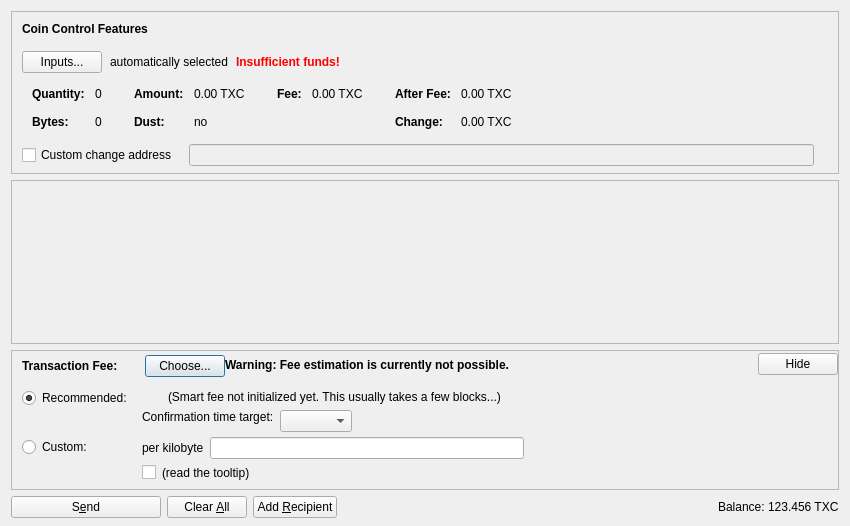
<?xml version="1.0" encoding="UTF-8"?>
<ui version="4.0">
 <class>SendCoinsDialog</class>
 <widget class="QDialog" name="SendCoinsDialog">
  <property name="geometry">
   <rect>
    <x>0</x>
    <y>0</y>
    <width>850</width>
    <height>526</height>
   </rect>
  </property>
  <property name="windowTitle">
   <string>Send Coins</string>
  </property>
  <layout class="QVBoxLayout" name="verticalLayout" stretch="0,1,0,0">
   <property name="bottomMargin">
    <number>8</number>
   </property>
   <item>
    <widget class="QFrame" name="frameCoinControl">
     <property name="sizePolicy">
      <sizepolicy hsizetype="Expanding" vsizetype="Expanding">
       <horstretch>0</horstretch>
       <verstretch>0</verstretch>
      </sizepolicy>
     </property>
     <property name="maximumSize">
      <size>
       <width>16777215</width>
       <height>16777215</height>
      </size>
     </property>
     <property name="frameShape">
      <enum>QFrame::StyledPanel</enum>
     </property>
     <property name="frameShadow">
      <enum>QFrame::Sunken</enum>
     </property>
     <layout class="QVBoxLayout" name="verticalLayoutCoinControl2">
      <property name="spacing">
       <number>0</number>
      </property>
      <property name="leftMargin">
       <number>0</number>
      </property>
      <property name="topMargin">
       <number>0</number>
      </property>
      <property name="rightMargin">
       <number>0</number>
      </property>
      <property name="bottomMargin">
       <number>6</number>
      </property>
      <item>
       <layout class="QVBoxLayout" name="verticalLayoutCoinControl" stretch="0,0,0,0,1">
        <property name="spacing">
         <number>0</number>
        </property>
        <property name="leftMargin">
         <number>10</number>
        </property>
        <property name="topMargin">
         <number>10</number>
        </property>
        <item>
         <layout class="QHBoxLayout" name="horizontalLayoutCoinControl1">
          <property name="bottomMargin">
           <number>15</number>
          </property>
          <item>
           <widget class="QLabel" name="labelCoinControlFeatures">
            <property name="sizePolicy">
             <sizepolicy hsizetype="Preferred" vsizetype="Maximum">
              <horstretch>0</horstretch>
              <verstretch>0</verstretch>
             </sizepolicy>
            </property>
            <property name="font">
             <font>
              <weight>75</weight>
              <bold>true</bold>
             </font>
            </property>
            <property name="styleSheet">
             <string notr="true">font-weight:bold;</string>
            </property>
            <property name="text">
             <string>Coin Control Features</string>
            </property>
           </widget>
          </item>
         </layout>
        </item>
        <item>
         <layout class="QHBoxLayout" name="horizontalLayoutCoinControl2" stretch="0,0,0,0">
          <property name="spacing">
           <number>8</number>
          </property>
          <property name="bottomMargin">
           <number>10</number>
          </property>
          <item>
           <widget class="QPushButton" name="pushButtonCoinControl">
            <property name="styleSheet">
             <string notr="true"/>
            </property>
            <property name="text">
             <string>Inputs...</string>
            </property>
            <property name="autoDefault">
             <bool>false</bool>
            </property>
           </widget>
          </item>
          <item>
           <widget class="QLabel" name="labelCoinControlAutomaticallySelected">
            <property name="text">
             <string>automatically selected</string>
            </property>
            <property name="margin">
             <number>5</number>
            </property>
           </widget>
          </item>
          <item>
           <widget class="QLabel" name="labelCoinControlInsuffFunds">
            <property name="font">
             <font>
              <weight>75</weight>
              <bold>true</bold>
             </font>
            </property>
            <property name="styleSheet">
             <string notr="true">color:red;font-weight:bold;</string>
            </property>
            <property name="text">
             <string>Insufficient funds!</string>
            </property>
            <property name="margin">
             <number>5</number>
            </property>
           </widget>
          </item>
          <item>
           <spacer name="horizontalSpacerCoinControl">
            <property name="orientation">
             <enum>Qt::Horizontal</enum>
            </property>
            <property name="sizeHint" stdset="0">
             <size>
              <width>40</width>
              <height>1</height>
             </size>
            </property>
           </spacer>
          </item>
         </layout>
        </item>
        <item>
         <widget class="QWidget" name="widgetCoinControl" native="true">
          <property name="sizePolicy">
           <sizepolicy hsizetype="Preferred" vsizetype="Preferred">
            <horstretch>0</horstretch>
            <verstretch>0</verstretch>
           </sizepolicy>
          </property>
          <property name="minimumSize">
           <size>
            <width>0</width>
            <height>0</height>
           </size>
          </property>
          <property name="styleSheet">
           <string notr="true"/>
          </property>
          <layout class="QHBoxLayout" name="horizontalLayoutCoinControl5">
           <property name="leftMargin">
            <number>0</number>
           </property>
           <property name="topMargin">
            <number>0</number>
           </property>
           <property name="rightMargin">
            <number>0</number>
           </property>
           <property name="bottomMargin">
            <number>0</number>
           </property>
           <item>
            <layout class="QHBoxLayout" name="horizontalLayoutCoinControl3" stretch="0,0,0,1">
             <property name="spacing">
              <number>20</number>
             </property>
             <property name="topMargin">
              <number>0</number>
             </property>
             <property name="bottomMargin">
              <number>10</number>
             </property>
             <item>
              <layout class="QFormLayout" name="formLayoutCoinControl1">
               <property name="horizontalSpacing">
                <number>10</number>
               </property>
               <property name="verticalSpacing">
                <number>14</number>
               </property>
               <property name="leftMargin">
                <number>10</number>
               </property>
               <property name="topMargin">
                <number>4</number>
               </property>
               <property name="rightMargin">
                <number>6</number>
               </property>
               <item row="0" column="0">
                <widget class="QLabel" name="labelCoinControlQuantityText">
                 <property name="font">
                  <font>
                   <weight>75</weight>
                   <bold>true</bold>
                  </font>
                 </property>
                 <property name="text">
                  <string>Quantity:</string>
                 </property>
                 <property name="margin">
                  <number>0</number>
                 </property>
                </widget>
               </item>
               <item row="0" column="1">
                <widget class="QLabel" name="labelCoinControlQuantity">
                 <property name="cursor">
                  <cursorShape>IBeamCursor</cursorShape>
                 </property>
                 <property name="contextMenuPolicy">
                  <enum>Qt::ActionsContextMenu</enum>
                 </property>
                 <property name="text">
                  <string notr="true">0</string>
                 </property>
                 <property name="margin">
                  <number>0</number>
                 </property>
                 <property name="textInteractionFlags">
                  <set>Qt::LinksAccessibleByMouse|Qt::TextSelectableByKeyboard|Qt::TextSelectableByMouse</set>
                 </property>
                </widget>
               </item>
               <item row="1" column="0">
                <widget class="QLabel" name="labelCoinControlBytesText">
                 <property name="font">
                  <font>
                   <weight>75</weight>
                   <bold>true</bold>
                  </font>
                 </property>
                 <property name="text">
                  <string>Bytes:</string>
                 </property>
                </widget>
               </item>
               <item row="1" column="1">
                <widget class="QLabel" name="labelCoinControlBytes">
                 <property name="cursor">
                  <cursorShape>IBeamCursor</cursorShape>
                 </property>
                 <property name="contextMenuPolicy">
                  <enum>Qt::ActionsContextMenu</enum>
                 </property>
                 <property name="text">
                  <string notr="true">0</string>
                 </property>
                 <property name="textInteractionFlags">
                  <set>Qt::LinksAccessibleByMouse|Qt::TextSelectableByKeyboard|Qt::TextSelectableByMouse</set>
                 </property>
                </widget>
               </item>
              </layout>
             </item>
             <item>
              <layout class="QFormLayout" name="formLayoutCoinControl2">
               <property name="horizontalSpacing">
                <number>10</number>
               </property>
               <property name="verticalSpacing">
                <number>14</number>
               </property>
               <property name="leftMargin">
                <number>6</number>
               </property>
               <property name="topMargin">
                <number>4</number>
               </property>
               <property name="rightMargin">
                <number>6</number>
               </property>
               <item row="0" column="0">
                <widget class="QLabel" name="labelCoinControlAmountText">
                 <property name="font">
                  <font>
                   <weight>75</weight>
                   <bold>true</bold>
                  </font>
                 </property>
                 <property name="text">
                  <string>Amount:</string>
                 </property>
                 <property name="margin">
                  <number>0</number>
                 </property>
                </widget>
               </item>
               <item row="0" column="1">
                <widget class="QLabel" name="labelCoinControlAmount">
                 <property name="cursor">
                  <cursorShape>IBeamCursor</cursorShape>
                 </property>
                 <property name="contextMenuPolicy">
                  <enum>Qt::ActionsContextMenu</enum>
                 </property>
                 <property name="text">
                  <string notr="true">0.00 TXC</string>
                 </property>
                 <property name="textInteractionFlags">
                  <set>Qt::LinksAccessibleByMouse|Qt::TextSelectableByKeyboard|Qt::TextSelectableByMouse</set>
                 </property>
                </widget>
               </item>
               <item row="1" column="0">
                <widget class="QLabel" name="labelCoinControlLowOutputText">
                 <property name="font">
                  <font>
                   <weight>75</weight>
                   <bold>true</bold>
                  </font>
                 </property>
                 <property name="text">
                  <string>Dust:</string>
                 </property>
                </widget>
               </item>
               <item row="1" column="1">
                <widget class="QLabel" name="labelCoinControlLowOutput">
                 <property name="cursor">
                  <cursorShape>IBeamCursor</cursorShape>
                 </property>
                 <property name="contextMenuPolicy">
                  <enum>Qt::ActionsContextMenu</enum>
                 </property>
                 <property name="text">
                  <string notr="true">no</string>
                 </property>
                 <property name="textInteractionFlags">
                  <set>Qt::LinksAccessibleByMouse|Qt::TextSelectableByKeyboard|Qt::TextSelectableByMouse</set>
                 </property>
                </widget>
               </item>
              </layout>
             </item>
             <item>
              <layout class="QFormLayout" name="formLayoutCoinControl3">
               <property name="horizontalSpacing">
                <number>10</number>
               </property>
               <property name="verticalSpacing">
                <number>14</number>
               </property>
               <property name="leftMargin">
                <number>6</number>
               </property>
               <property name="topMargin">
                <number>4</number>
               </property>
               <property name="rightMargin">
                <number>6</number>
               </property>
               <item row="0" column="0">
                <widget class="QLabel" name="labelCoinControlFeeText">
                 <property name="font">
                  <font>
                   <weight>75</weight>
                   <bold>true</bold>
                  </font>
                 </property>
                 <property name="text">
                  <string>Fee:</string>
                 </property>
                 <property name="margin">
                  <number>0</number>
                 </property>
                </widget>
               </item>
               <item row="0" column="1">
                <widget class="QLabel" name="labelCoinControlFee">
                 <property name="cursor">
                  <cursorShape>IBeamCursor</cursorShape>
                 </property>
                 <property name="contextMenuPolicy">
                  <enum>Qt::ActionsContextMenu</enum>
                 </property>
                 <property name="text">
                  <string notr="true">0.00 TXC</string>
                 </property>
                 <property name="textInteractionFlags">
                  <set>Qt::LinksAccessibleByMouse|Qt::TextSelectableByKeyboard|Qt::TextSelectableByMouse</set>
                 </property>
                </widget>
               </item>
              </layout>
             </item>
             <item>
              <layout class="QFormLayout" name="formLayoutCoinControl4">
               <property name="horizontalSpacing">
                <number>10</number>
               </property>
               <property name="verticalSpacing">
                <number>14</number>
               </property>
               <property name="leftMargin">
                <number>6</number>
               </property>
               <property name="topMargin">
                <number>4</number>
               </property>
               <property name="rightMargin">
                <number>6</number>
               </property>
               <item row="0" column="0">
                <widget class="QLabel" name="labelCoinControlAfterFeeText">
                 <property name="font">
                  <font>
                   <weight>75</weight>
                   <bold>true</bold>
                  </font>
                 </property>
                 <property name="text">
                  <string>After Fee:</string>
                 </property>
                 <property name="margin">
                  <number>0</number>
                 </property>
                </widget>
               </item>
               <item row="0" column="1">
                <widget class="QLabel" name="labelCoinControlAfterFee">
                 <property name="cursor">
                  <cursorShape>IBeamCursor</cursorShape>
                 </property>
                 <property name="contextMenuPolicy">
                  <enum>Qt::ActionsContextMenu</enum>
                 </property>
                 <property name="text">
                  <string notr="true">0.00 TXC</string>
                 </property>
                 <property name="textInteractionFlags">
                  <set>Qt::LinksAccessibleByMouse|Qt::TextSelectableByKeyboard|Qt::TextSelectableByMouse</set>
                 </property>
                </widget>
               </item>
               <item row="1" column="0">
                <widget class="QLabel" name="labelCoinControlChangeText">
                 <property name="font">
                  <font>
                   <weight>75</weight>
                   <bold>true</bold>
                  </font>
                 </property>
                 <property name="text">
                  <string>Change:</string>
                 </property>
                </widget>
               </item>
               <item row="1" column="1">
                <widget class="QLabel" name="labelCoinControlChange">
                 <property name="cursor">
                  <cursorShape>IBeamCursor</cursorShape>
                 </property>
                 <property name="contextMenuPolicy">
                  <enum>Qt::ActionsContextMenu</enum>
                 </property>
                 <property name="text">
                  <string notr="true">0.00 TXC</string>
                 </property>
                 <property name="textInteractionFlags">
                  <set>Qt::LinksAccessibleByMouse|Qt::TextSelectableByKeyboard|Qt::TextSelectableByMouse</set>
                 </property>
                </widget>
               </item>
              </layout>
             </item>
            </layout>
           </item>
          </layout>
         </widget>
        </item>
        <item>
         <layout class="QHBoxLayout" name="horizontalLayoutCoinControl4" stretch="0,0,0">
          <property name="spacing">
           <number>12</number>
          </property>
          <property name="sizeConstraint">
           <enum>QLayout::SetDefaultConstraint</enum>
          </property>
          <property name="topMargin">
           <number>5</number>
          </property>
          <property name="rightMargin">
           <number>5</number>
          </property>
          <item>
           <widget class="QCheckBox" name="checkBoxCoinControlChange">
            <property name="toolTip">
             <string>If this is activated, but the change address is empty or invalid, change will be sent to a newly generated address.</string>
            </property>
            <property name="text">
             <string>Custom change address</string>
            </property>
           </widget>
          </item>
          <item>
           <widget class="QValidatedLineEdit" name="lineEditCoinControlChange">
            <property name="enabled">
             <bool>false</bool>
            </property>
            <property name="sizePolicy">
             <sizepolicy hsizetype="Expanding" vsizetype="Fixed">
              <horstretch>0</horstretch>
              <verstretch>0</verstretch>
             </sizepolicy>
            </property>
           </widget>
          </item>
          <item>
           <widget class="QLabel" name="labelCoinControlChangeLabel">
            <property name="sizePolicy">
             <sizepolicy hsizetype="Preferred" vsizetype="Expanding">
              <horstretch>0</horstretch>
              <verstretch>0</verstretch>
             </sizepolicy>
            </property>
            <property name="minimumSize">
             <size>
              <width>0</width>
              <height>0</height>
             </size>
            </property>
            <property name="text">
             <string/>
            </property>
            <property name="margin">
             <number>3</number>
            </property>
           </widget>
          </item>
         </layout>
        </item>
        <item>
         <spacer name="verticalSpacerCoinControl">
          <property name="orientation">
           <enum>Qt::Vertical</enum>
          </property>
          <property name="sizeHint" stdset="0">
           <size>
            <width>800</width>
            <height>1</height>
           </size>
          </property>
         </spacer>
        </item>
       </layout>
      </item>
     </layout>
    </widget>
   </item>
   <item>
    <widget class="QScrollArea" name="scrollArea">
     <property name="widgetResizable">
      <bool>true</bool>
     </property>
     <widget class="QWidget" name="scrollAreaWidgetContents">
      <property name="geometry">
       <rect>
        <x>0</x>
        <y>0</y>
        <width>830</width>
        <height>104</height>
       </rect>
      </property>
      <layout class="QVBoxLayout" name="verticalLayout_2" stretch="0,1">
       <property name="leftMargin">
        <number>0</number>
       </property>
       <property name="topMargin">
        <number>0</number>
       </property>
       <property name="rightMargin">
        <number>0</number>
       </property>
       <property name="bottomMargin">
        <number>0</number>
       </property>
       <item>
        <layout class="QVBoxLayout" name="entries">
         <property name="spacing">
          <number>6</number>
         </property>
        </layout>
       </item>
       <item>
        <spacer name="verticalSpacer">
         <property name="orientation">
          <enum>Qt::Vertical</enum>
         </property>
         <property name="sizeHint" stdset="0">
          <size>
           <width>20</width>
           <height>40</height>
          </size>
         </property>
        </spacer>
       </item>
      </layout>
     </widget>
    </widget>
   </item>
   <item>
    <widget class="QFrame" name="frameFee">
     <property name="sizePolicy">
      <sizepolicy hsizetype="Expanding" vsizetype="Expanding">
       <horstretch>0</horstretch>
       <verstretch>0</verstretch>
      </sizepolicy>
     </property>
     <property name="maximumSize">
      <size>
       <width>16777215</width>
       <height>16777215</height>
      </size>
     </property>
     <property name="frameShape">
      <enum>QFrame::StyledPanel</enum>
     </property>
     <property name="frameShadow">
      <enum>QFrame::Sunken</enum>
     </property>
     <layout class="QVBoxLayout" name="verticalLayoutFee1">
      <property name="spacing">
       <number>0</number>
      </property>
      <property name="leftMargin">
       <number>0</number>
      </property>
      <property name="topMargin">
       <number>0</number>
      </property>
      <property name="rightMargin">
       <number>0</number>
      </property>
      <property name="bottomMargin">
       <number>0</number>
      </property>
      <item>
       <layout class="QVBoxLayout" name="verticalLayoutFee2" stretch="0,0,0">
        <property name="spacing">
         <number>0</number>
        </property>
        <property name="leftMargin">
         <number>10</number>
        </property>
        <property name="topMargin">
         <number>0</number>
        </property>
        <item>
         <layout class="QHBoxLayout" name="horizontalLayoutFee1">
          <property name="bottomMargin">
           <number>0</number>
          </property>
          <item>
           <layout class="QVBoxLayout" name="verticalLayoutFee7">
            <property name="spacing">
             <number>0</number>
            </property>
            <item>
             <spacer name="verticalSpacerSmartFee">
              <property name="orientation">
               <enum>Qt::Vertical</enum>
              </property>
              <property name="sizeType">
               <enum>QSizePolicy::Fixed</enum>
              </property>
              <property name="sizeHint" stdset="0">
               <size>
                <width>1</width>
                <height>4</height>
               </size>
              </property>
             </spacer>
            </item>
            <item>
             <layout class="QHBoxLayout" name="horizontalLayoutSmartFee">
              <property name="spacing">
               <number>10</number>
              </property>
              <item>
               <widget class="QLabel" name="labelFeeHeadline">
                <property name="sizePolicy">
                 <sizepolicy hsizetype="Preferred" vsizetype="Maximum">
                  <horstretch>0</horstretch>
                  <verstretch>0</verstretch>
                 </sizepolicy>
                </property>
                <property name="font">
                 <font>
                  <weight>75</weight>
                  <bold>true</bold>
                 </font>
                </property>
                <property name="styleSheet">
                 <string notr="true">font-weight:bold;</string>
                </property>
                <property name="text">
                 <string>Transaction Fee:</string>
                </property>
               </widget>
              </item>
              <item>
               <widget class="QLabel" name="labelFeeMinimized">
                <property name="text">
                 <string/>
                </property>
               </widget>
              </item>
              <item>
               <widget class="QPushButton" name="buttonChooseFee">
                <property name="text">
                 <string>Choose...</string>
                </property>
               </widget>
              </item>
             </layout>
            </item>
            <item>
             <spacer name="verticalSpacer_5">
              <property name="orientation">
               <enum>Qt::Vertical</enum>
              </property>
              <property name="sizeHint" stdset="0">
               <size>
                <width>1</width>
                <height>1</height>
               </size>
              </property>
             </spacer>
            </item>
           </layout>
          </item>
          <item>
           <widget class="QLabel" name="fallbackFeeWarningLabel">
            <property name="toolTip">
             <string>Using the fallbackfee can result in sending a transaction that will take several hours or days (or never) to confirm. Consider choosing your fee manually or wait until you have validated the complete chain.</string>
            </property>
            <property name="font">
            <font>
                <weight>75</weight>
                <bold>true</bold>
            </font>
            </property>
            <property name="text">
             <string>Warning: Fee estimation is currently not possible.</string>
            </property>
            <property name="wordWrap">
             <bool>false</bool>
            </property>
           </widget>
          </item>
          <item>
           <spacer name="horizontalSpacer_4">
            <property name="orientation">
             <enum>Qt::Horizontal</enum>
            </property>
            <property name="sizeType">
             <enum>QSizePolicy::MinimumExpanding</enum>
            </property>
            <property name="sizeHint" stdset="0">
             <size>
              <width>40</width>
              <height>20</height>
             </size>
            </property>
           </spacer>
          </item>
          <item>
           <widget class="QPushButton" name="buttonMinimizeFee">
            <property name="toolTip">
             <string>collapse fee-settings</string>
            </property>
            <property name="text">
             <string>Hide</string>
            </property>
           </widget>
          </item>
         </layout>
        </item>
        <item>
         <widget class="QFrame" name="frameFeeSelection">
          <layout class="QVBoxLayout" name="verticalLayoutFee12">
           <property name="spacing">
            <number>0</number>
           </property>
           <property name="leftMargin">
            <number>0</number>
           </property>
           <property name="topMargin">
            <number>0</number>
           </property>
           <property name="rightMargin">
            <number>0</number>
           </property>
           <property name="bottomMargin">
            <number>0</number>
           </property>
           <item>
            <layout class="QGridLayout" name="gridLayoutFee">
             <property name="topMargin">
              <number>10</number>
             </property>
             <property name="bottomMargin">
              <number>4</number>
             </property>
             <property name="horizontalSpacing">
              <number>10</number>
             </property>
             <property name="verticalSpacing">
              <number>4</number>
             </property>
             <item row="1" column="1">
              <layout class="QVBoxLayout" name="verticalLayoutFee8">
               <property name="spacing">
                <number>6</number>
               </property>
               <item>
                <layout class="QHBoxLayout" name="horizontalLayoutFee13">
                 <item>
                  <widget class="QLabel" name="labelCustomPerKilobyte">
                   <property name="toolTip">
                    <string>If the custom fee is set to 1000 satoshis and the transaction is only 250 bytes, then &quot;per kilobyte&quot; only pays 250 satoshis in fee, while &quot;total at least&quot; pays 1000 satoshis. For transactions bigger than a kilobyte both pay by kilobyte.</string>
                   </property>
                   <property name="text">
                    <string>per kilobyte</string>
                   </property>
                  </widget>
                 </item>
                 <item>
                  <widget class="BitcoinAmountField" name="customFee"/>
                 </item>
                 <item>
                  <spacer name="horizontalSpacer_6">
                   <property name="orientation">
                    <enum>Qt::Horizontal</enum>
                   </property>
                   <property name="sizeHint" stdset="0">
                    <size>
                     <width>1</width>
                     <height>1</height>
                    </size>
                   </property>
                  </spacer>
                 </item>
                </layout>
               </item>
               <item>
                <layout class="QHBoxLayout" name="horizontalLayoutFee8">
                 <item>
                  <widget class="QCheckBox" name="checkBoxMinimumFee">
                   <property name="toolTip">
                    <string>Paying only the minimum fee is just fine as long as there is less transaction volume than space in the blocks. But be aware that this can end up in a never confirming transaction once there is more demand for txocoin transactions than the network can process.</string>
                   </property>
                   <property name="text">
                    <string/>
                   </property>
                  </widget>
                 </item>
                 <item>
                  <widget class="QLabel" name="labelMinFeeWarning">
                   <property name="enabled">
                    <bool>true</bool>
                   </property>
                   <property name="toolTip">
                    <string>Paying only the minimum fee is just fine as long as there is less transaction volume than space in the blocks. But be aware that this can end up in a never confirming transaction once there is more demand for txocoin transactions than the network can process.</string>
                   </property>
                   <property name="text">
                    <string>(read the tooltip)</string>
                   </property>
                   <property name="margin">
                    <number>5</number>
                   </property>
                  </widget>
                 </item>
                 <item>
                  <spacer name="horizontalSpacer_2">
                   <property name="orientation">
                    <enum>Qt::Horizontal</enum>
                   </property>
                   <property name="sizeHint" stdset="0">
                    <size>
                     <width>1</width>
                     <height>1</height>
                    </size>
                   </property>
                  </spacer>
                 </item>
                </layout>
               </item>
              </layout>
             </item>
             <item row="0" column="0">
              <layout class="QVBoxLayout" name="verticalLayoutFee4" stretch="0,1">
               <item>
                <widget class="QRadioButton" name="radioSmartFee">
                 <property name="text">
                  <string>Recommended:</string>
                 </property>
                 <property name="checked">
                  <bool>true</bool>
                 </property>
                 <attribute name="buttonGroup">
                  <string notr="true">groupFee</string>
                 </attribute>
                </widget>
               </item>
               <item>
                <spacer name="verticalSpacer_2">
                 <property name="orientation">
                  <enum>Qt::Vertical</enum>
                 </property>
                 <property name="sizeHint" stdset="0">
                  <size>
                   <width>1</width>
                   <height>1</height>
                  </size>
                 </property>
                </spacer>
               </item>
              </layout>
             </item>
             <item row="1" column="0">
              <layout class="QVBoxLayout" name="verticalLayoutFee9" stretch="0,1">
               <item>
                <widget class="QRadioButton" name="radioCustomFee">
                 <property name="text">
                  <string>Custom:</string>
                 </property>
                 <attribute name="buttonGroup">
                  <string notr="true">groupFee</string>
                 </attribute>
                </widget>
               </item>
               <item>
                <spacer name="verticalSpacer_6">
                 <property name="orientation">
                  <enum>Qt::Vertical</enum>
                 </property>
                 <property name="sizeHint" stdset="0">
                  <size>
                   <width>1</width>
                   <height>1</height>
                  </size>
                 </property>
                </spacer>
               </item>
              </layout>
             </item>
             <item row="0" column="1">
              <layout class="QVBoxLayout" name="verticalLayoutFee3" stretch="0,0,1">
               <property name="spacing">
                <number>6</number>
               </property>
               <property name="topMargin">
                <number>2</number>
               </property>
               <item>
                <layout class="QHBoxLayout" name="horizontalLayoutFee12">
                 <item>
                  <widget class="QLabel" name="labelSmartFee">
                   <property name="text">
                    <string/>
                   </property>
                   <property name="margin">
                    <number>2</number>
                   </property>
                  </widget>
                 </item>
                 <item>
                  <widget class="QLabel" name="labelFeeEstimation">
                   <property name="text">
                    <string/>
                   </property>
                  </widget>
                 </item>
                 <item>
                  <widget class="QLabel" name="labelSmartFee2">
                   <property name="text">
                    <string>(Smart fee not initialized yet. This usually takes a few blocks...)</string>
                   </property>
                   <property name="margin">
                    <number>2</number>
                   </property>
                  </widget>
                 </item>
                 <item>
                  <spacer name="horizontalSpacer_5">
                   <property name="orientation">
                    <enum>Qt::Horizontal</enum>
                   </property>
                   <property name="sizeHint" stdset="0">
                    <size>
                     <width>1</width>
                     <height>1</height>
                    </size>
                   </property>
                  </spacer>
                 </item>
                </layout>
               </item>
               <item>
                <layout class="QHBoxLayout" name="horizontalLayoutFee9">
                 <item>
                  <layout class="QVBoxLayout" name="verticalLayoutFee6">
                   <item>
                    <widget class="QLabel" name="labelSmartFee3">
                     <property name="text">
                      <string>Confirmation time target:</string>
                     </property>
                     <property name="margin">
                      <number>2</number>
                     </property>
                    </widget>
                   </item>
                   <item>
                    <spacer name="verticalSpacer_3">
                     <property name="orientation">
                      <enum>Qt::Vertical</enum>
                     </property>
                     <property name="sizeHint" stdset="0">
                      <size>
                       <width>1</width>
                       <height>1</height>
                      </size>
                     </property>
                    </spacer>
                   </item>
                  </layout>
                 </item>
                 <item>
                  <layout class="QVBoxLayout" name="verticalLayoutFee5">
                   <property name="rightMargin">
                    <number>30</number>
                   </property>
                   <item>
                    <layout class="QHBoxLayout" name="horizontalLayoutConfTarget">
                     <property name="bottomMargin">
                      <number>0</number>
                     </property>
                     <item>
                      <widget class="QComboBox" name="confTargetSelector"/>
                     </item>
                     <item>
                      <spacer name="horizontalSpacerConfTarget">
                       <property name="orientation">
                        <enum>Qt::Horizontal</enum>
                       </property>
                       <property name="sizeHint" stdset="0">
                        <size>
                         <width>40</width>
                         <height>20</height>
                        </size>
                       </property>
                      </spacer>
                     </item>
                    </layout>
                   </item>
                  </layout>
                 </item>
                </layout>
               </item>
               <item>
                <spacer name="verticalSpacer_4">
                 <property name="orientation">
                  <enum>Qt::Vertical</enum>
                 </property>
                 <property name="sizeHint" stdset="0">
                  <size>
                   <width>1</width>
                   <height>1</height>
                  </size>
                 </property>
                </spacer>
               </item>
              </layout>
             </item>
            </layout>
           </item>
          </layout>
         </widget>
        </item>
        <item>
         <spacer name="verticalSpacerFee">
          <property name="orientation">
           <enum>Qt::Vertical</enum>
          </property>
          <property name="sizeHint" stdset="0">
           <size>
            <width>40</width>
            <height>5</height>
           </size>
          </property>
         </spacer>
        </item>
       </layout>
      </item>
     </layout>
    </widget>
   </item>
   <item>
    <layout class="QHBoxLayout" name="horizontalLayout">
     <item>
      <widget class="QPushButton" name="sendButton">
       <property name="minimumSize">
        <size>
         <width>150</width>
         <height>0</height>
        </size>
       </property>
       <property name="toolTip">
        <string>Confirm the send action</string>
       </property>
       <property name="text">
        <string>S&amp;end</string>
       </property>
       <property name="icon">
        <iconset resource="../bitcoin.qrc">
         <normaloff>:/icons/send</normaloff>:/icons/send</iconset>
       </property>
       <property name="autoDefault">
        <bool>false</bool>
       </property>
       <property name="default">
        <bool>false</bool>
       </property>
      </widget>
     </item>
     <item>
      <widget class="QPushButton" name="clearButton">
       <property name="sizePolicy">
        <sizepolicy hsizetype="Minimum" vsizetype="Fixed">
         <horstretch>0</horstretch>
         <verstretch>0</verstretch>
        </sizepolicy>
       </property>
       <property name="toolTip">
        <string>Clear all fields of the form.</string>
       </property>
       <property name="text">
        <string>Clear &amp;All</string>
       </property>
       <property name="icon">
        <iconset resource="../bitcoin.qrc">
         <normaloff>:/icons/remove</normaloff>:/icons/remove</iconset>
       </property>
       <property name="autoDefault">
        <bool>false</bool>
       </property>
      </widget>
     </item>
     <item>
      <widget class="QPushButton" name="addButton">
       <property name="toolTip">
        <string>Send to multiple recipients at once</string>
       </property>
       <property name="text">
        <string>Add &amp;Recipient</string>
       </property>
       <property name="icon">
        <iconset resource="../bitcoin.qrc">
         <normaloff>:/icons/add</normaloff>:/icons/add</iconset>
       </property>
       <property name="autoDefault">
        <bool>false</bool>
       </property>
      </widget>
     </item>
     <item>
      <spacer name="horizontalSpacer">
       <property name="orientation">
        <enum>Qt::Horizontal</enum>
       </property>
       <property name="sizeHint" stdset="0">
        <size>
         <width>40</width>
         <height>20</height>
        </size>
       </property>
      </spacer>
     </item>
     <item>
      <layout class="QHBoxLayout" name="horizontalLayout_2">
       <property name="spacing">
        <number>3</number>
       </property>
       <item>
        <widget class="QLabel" name="label">
         <property name="sizePolicy">
          <sizepolicy hsizetype="Preferred" vsizetype="Fixed">
           <horstretch>0</horstretch>
           <verstretch>0</verstretch>
          </sizepolicy>
         </property>
         <property name="text">
          <string>Balance:</string>
         </property>
        </widget>
       </item>
       <item>
        <widget class="QLabel" name="labelBalance">
         <property name="sizePolicy">
          <sizepolicy hsizetype="Preferred" vsizetype="Fixed">
           <horstretch>0</horstretch>
           <verstretch>0</verstretch>
          </sizepolicy>
         </property>
         <property name="cursor">
          <cursorShape>IBeamCursor</cursorShape>
         </property>
         <property name="text">
          <string notr="true">123.456 TXC</string>
         </property>
         <property name="textInteractionFlags">
          <set>Qt::LinksAccessibleByMouse|Qt::TextSelectableByKeyboard|Qt::TextSelectableByMouse</set>
         </property>
        </widget>
       </item>
      </layout>
     </item>
    </layout>
   </item>
  </layout>
 </widget>
 <customwidgets>
  <customwidget>
   <class>QValidatedLineEdit</class>
   <extends>QLineEdit</extends>
   <header>qt/qvalidatedlineedit.h</header>
  </customwidget>
  <customwidget>
   <class>BitcoinAmountField</class>
   <extends>QLineEdit</extends>
   <header>qt/bitcoinamountfield.h</header>
   <container>1</container>
  </customwidget>
 </customwidgets>
 <resources>
  <include location="../bitcoin.qrc"/>
 </resources>
 <connections/>
 <buttongroups>
  <buttongroup name="groupFee"/>
 </buttongroups>
</ui>
